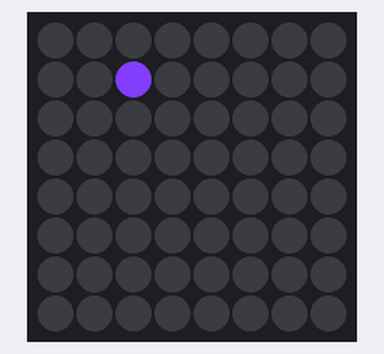
Bench run of a program on a simulated Raspberry Pi (BCM pin numbers) with a Sense HAT. Shown: the Sense HAT's 8×8 RGB LED matrix. Random numbers come from a fixed seed.

Above: at 1.17 s.
At 6.03 s:
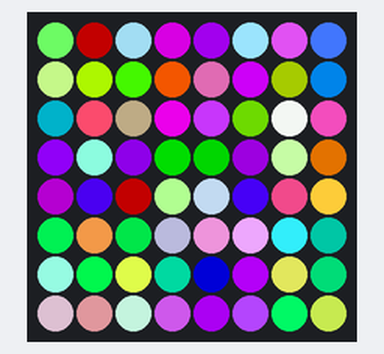
At 11.2 s:
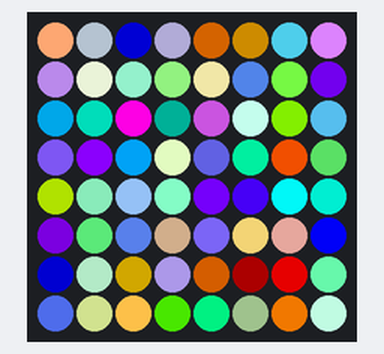
At 21.24 s:
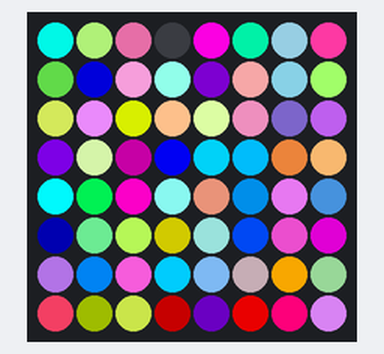
At 22.45 s:
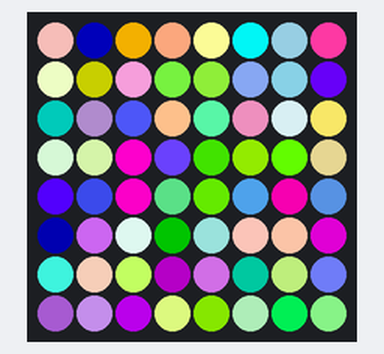
At 39.78 s:
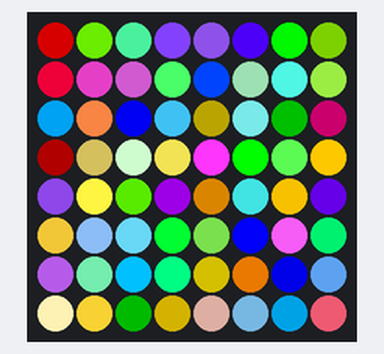

The program:

HAT-prettty.py
```python
from sense_hat import *
from time import sleep
from random import randint

sense = SenseHat()

sense.clear()
sleep(1)

while(True):
  x = randint(0,7)
  y = randint(0,7)
  r = randint(0, 255)
  g = randint(0, 255)
  b = randint(0, 255)
  color = [r, g, b]
  sense.set_pixel(x, y, color)
  sleep(0.01)
```
